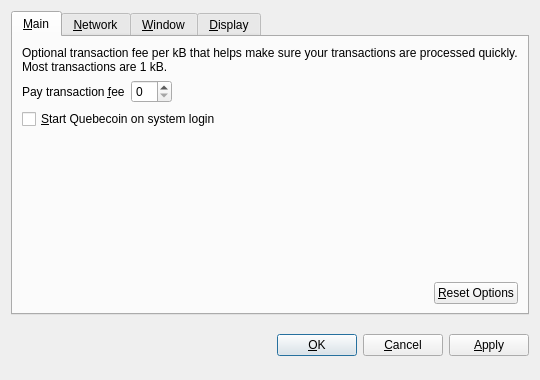
<?xml version="1.0" encoding="UTF-8"?>
<ui version="4.0">
 <class>OptionsDialog</class>
 <widget class="QDialog" name="OptionsDialog">
  <property name="geometry">
   <rect>
    <x>0</x>
    <y>0</y>
    <width>540</width>
    <height>380</height>
   </rect>
  </property>
  <property name="windowTitle">
   <string>Options</string>
  </property>
  <property name="modal">
   <bool>true</bool>
  </property>
  <layout class="QVBoxLayout" name="verticalLayout">
   <item>
    <widget class="QTabWidget" name="tabWidget">
     <property name="tabPosition">
      <enum>QTabWidget::North</enum>
     </property>
     <property name="currentIndex">
      <number>0</number>
     </property>
     <widget class="QWidget" name="tabMain">
      <attribute name="title">
       <string>&amp;Main</string>
      </attribute>
      <layout class="QVBoxLayout" name="verticalLayout_Main">
       <item>
        <widget class="QLabel" name="transactionFeeInfoLabel">
         <property name="text">
          <string>Optional transaction fee per kB that helps make sure your transactions are processed quickly. Most transactions are 1 kB.</string>
         </property>
         <property name="textFormat">
          <enum>Qt::PlainText</enum>
         </property>
         <property name="wordWrap">
          <bool>true</bool>
         </property>
        </widget>
       </item>
       <item>
        <layout class="QHBoxLayout" name="horizontalLayout_1_Main">
         <item>
          <widget class="QLabel" name="transactionFeeLabel">
           <property name="text">
            <string>Pay transaction &amp;fee</string>
           </property>
           <property name="textFormat">
            <enum>Qt::PlainText</enum>
           </property>
           <property name="buddy">
            <cstring>transactionFee</cstring>
           </property>
          </widget>
         </item>
         <item>
          <widget class="BitcoinAmountField" name="transactionFee"/>
         </item>
         <item>
          <spacer name="horizontalSpacer_1_Main">
           <property name="orientation">
            <enum>Qt::Horizontal</enum>
           </property>
           <property name="sizeHint" stdset="0">
            <size>
             <width>40</width>
             <height>20</height>
            </size>
           </property>
          </spacer>
         </item>
        </layout>
       </item>
       <item>
        <widget class="QCheckBox" name="bitcoinAtStartup">
         <property name="toolTip">
          <string>Automatically start Quebecoin after logging in to the system.</string>
         </property>
         <property name="text">
          <string>&amp;Start Quebecoin on system login</string>
         </property>
        </widget>
       </item>
       <item>
        <spacer name="verticalSpacer_Main">
         <property name="orientation">
          <enum>Qt::Vertical</enum>
         </property>
         <property name="sizeHint" stdset="0">
          <size>
           <width>20</width>
           <height>40</height>
          </size>
         </property>
        </spacer>
       </item>
       <item>
        <layout class="QHBoxLayout" name="horizontalLayout_2_Main">
         <item>
          <spacer name="horizontalSpacer_2_Main">
           <property name="orientation">
            <enum>Qt::Horizontal</enum>
           </property>
           <property name="sizeHint" stdset="0">
            <size>
             <width>40</width>
             <height>20</height>
            </size>
           </property>
          </spacer>
         </item>
         <item>
          <widget class="QPushButton" name="resetButton">
           <property name="toolTip">
            <string>Reset all client options to default.</string>
           </property>
           <property name="text">
            <string>&amp;Reset Options</string>
           </property>
           <property name="autoDefault">
            <bool>false</bool>
           </property>
          </widget>
         </item>
        </layout>
       </item>
      </layout>
     </widget>
     <widget class="QWidget" name="tabNetwork">
      <attribute name="title">
       <string>&amp;Network</string>
      </attribute>
      <layout class="QVBoxLayout" name="verticalLayout_Network">
       <item>
        <widget class="QCheckBox" name="mapPortUpnp">
         <property name="toolTip">
          <string>Automatically open the Quebecoin client port on the router. This only works when your router supports UPnP and it is enabled.</string>
         </property>
         <property name="text">
          <string>Map port using &amp;UPnP</string>
         </property>
        </widget>
       </item>
       <item>
        <widget class="QCheckBox" name="connectSocks">
         <property name="toolTip">
          <string>Connect to the Quebecoin network through a SOCKS proxy (e.g. when connecting through Tor).</string>
         </property>
         <property name="text">
          <string>&amp;Connect through SOCKS proxy:</string>
         </property>
        </widget>
       </item>
       <item>
        <layout class="QHBoxLayout" name="horizontalLayout_Network">
         <item>
          <widget class="QLabel" name="proxyIpLabel">
           <property name="text">
            <string>Proxy &amp;IP:</string>
           </property>
           <property name="textFormat">
            <enum>Qt::PlainText</enum>
           </property>
           <property name="buddy">
            <cstring>proxyIp</cstring>
           </property>
          </widget>
         </item>
         <item>
          <widget class="QValidatedLineEdit" name="proxyIp">
           <property name="maximumSize">
            <size>
             <width>140</width>
             <height>16777215</height>
            </size>
           </property>
           <property name="toolTip">
            <string>IP address of the proxy (e.g. 127.0.0.1)</string>
           </property>
          </widget>
         </item>
         <item>
          <widget class="QLabel" name="proxyPortLabel">
           <property name="text">
            <string>&amp;Port:</string>
           </property>
           <property name="textFormat">
            <enum>Qt::PlainText</enum>
           </property>
           <property name="buddy">
            <cstring>proxyPort</cstring>
           </property>
          </widget>
         </item>
         <item>
          <widget class="QLineEdit" name="proxyPort">
           <property name="maximumSize">
            <size>
             <width>55</width>
             <height>16777215</height>
            </size>
           </property>
           <property name="toolTip">
            <string>Port of the proxy (e.g. 9050)</string>
           </property>
          </widget>
         </item>
         <item>
          <widget class="QLabel" name="socksVersionLabel">
           <property name="text">
            <string>SOCKS &amp;Version:</string>
           </property>
           <property name="textFormat">
            <enum>Qt::PlainText</enum>
           </property>
           <property name="buddy">
            <cstring>socksVersion</cstring>
           </property>
          </widget>
         </item>
         <item>
          <widget class="QValueComboBox" name="socksVersion">
           <property name="toolTip">
            <string>SOCKS version of the proxy (e.g. 5)</string>
           </property>
          </widget>
         </item>
         <item>
          <spacer name="horizontalSpacer_Network">
           <property name="orientation">
            <enum>Qt::Horizontal</enum>
           </property>
           <property name="sizeHint" stdset="0">
            <size>
             <width>40</width>
             <height>20</height>
            </size>
           </property>
          </spacer>
         </item>
        </layout>
       </item>
       <item>
        <spacer name="verticalSpacer_Network">
         <property name="orientation">
          <enum>Qt::Vertical</enum>
         </property>
         <property name="sizeHint" stdset="0">
          <size>
           <width>20</width>
           <height>40</height>
          </size>
         </property>
        </spacer>
       </item>
      </layout>
     </widget>
     <widget class="QWidget" name="tabWindow">
      <attribute name="title">
       <string>&amp;Window</string>
      </attribute>
      <layout class="QVBoxLayout" name="verticalLayout_Window">
       <item>
        <widget class="QCheckBox" name="minimizeToTray">
         <property name="toolTip">
          <string>Show only a tray icon after minimizing the window.</string>
         </property>
         <property name="text">
          <string>&amp;Minimize to the tray instead of the taskbar</string>
         </property>
        </widget>
       </item>
       <item>
        <widget class="QCheckBox" name="minimizeOnClose">
         <property name="toolTip">
          <string>Minimize instead of exit the application when the window is closed. When this option is enabled, the application will be closed only after selecting Quit in the menu.</string>
         </property>
         <property name="text">
          <string>M&amp;inimize on close</string>
         </property>
        </widget>
       </item>
       <item>
        <spacer name="verticalSpacer_Window">
         <property name="orientation">
          <enum>Qt::Vertical</enum>
         </property>
         <property name="sizeHint" stdset="0">
          <size>
           <width>20</width>
           <height>40</height>
          </size>
         </property>
        </spacer>
       </item>
      </layout>
     </widget>
     <widget class="QWidget" name="tabDisplay">
      <attribute name="title">
       <string>&amp;Display</string>
      </attribute>
      <layout class="QVBoxLayout" name="verticalLayout_Display">
       <item>
        <layout class="QHBoxLayout" name="horizontalLayout_1_Display">
         <item>
          <widget class="QLabel" name="langLabel">
           <property name="text">
            <string>User Interface &amp;language:</string>
           </property>
           <property name="textFormat">
            <enum>Qt::PlainText</enum>
           </property>
           <property name="buddy">
            <cstring>lang</cstring>
           </property>
          </widget>
         </item>
         <item>
          <widget class="QValueComboBox" name="lang">
           <property name="toolTip">
            <string>The user interface language can be set here. This setting will take effect after restarting Quebecoin.</string>
           </property>
          </widget>
         </item>
        </layout>
       </item>
       <item>
        <layout class="QHBoxLayout" name="horizontalLayout_2_Display">
         <item>
          <widget class="QLabel" name="unitLabel">
           <property name="text">
            <string>&amp;Unit to show amounts in:</string>
           </property>
           <property name="textFormat">
            <enum>Qt::PlainText</enum>
           </property>
           <property name="buddy">
            <cstring>unit</cstring>
           </property>
          </widget>
         </item>
         <item>
          <widget class="QValueComboBox" name="unit">
           <property name="toolTip">
            <string>Choose the default subdivision unit to show in the interface and when sending coins.</string>
           </property>
          </widget>
         </item>
        </layout>
       </item>
       <item>
        <widget class="QCheckBox" name="displayAddresses">
         <property name="toolTip">
          <string>Whether to show Quebecoin addresses in the transaction list or not.</string>
         </property>
         <property name="text">
          <string>&amp;Display addresses in transaction list</string>
         </property>
        </widget>
       </item>
       <item>
        <widget class="QCheckBox" name="coinControlFeatures">
         <property name="toolTip">
          <string>Whether to show coin control features or not.</string>
         </property>
         <property name="text">
          <string>Display coin &amp;control features (experts only!)</string>
         </property>
        </widget>
       </item>
       <item>
        <spacer name="verticalSpacer_Display">
         <property name="orientation">
          <enum>Qt::Vertical</enum>
         </property>
         <property name="sizeHint" stdset="0">
          <size>
           <width>20</width>
           <height>40</height>
          </size>
         </property>
        </spacer>
       </item>
      </layout>
     </widget>
    </widget>
   </item>
   <item>
    <layout class="QHBoxLayout" name="horizontalLayout_Buttons">
     <item>
      <spacer name="horizontalSpacer_1">
       <property name="orientation">
        <enum>Qt::Horizontal</enum>
       </property>
       <property name="sizeHint" stdset="0">
        <size>
         <width>40</width>
         <height>48</height>
        </size>
       </property>
      </spacer>
     </item>
     <item>
      <widget class="QLabel" name="statusLabel">
       <property name="font">
        <font>
         <weight>75</weight>
         <bold>true</bold>
        </font>
       </property>
       <property name="text">
        <string/>
       </property>
       <property name="textFormat">
        <enum>Qt::PlainText</enum>
       </property>
       <property name="wordWrap">
        <bool>true</bool>
       </property>
      </widget>
     </item>
     <item>
      <spacer name="horizontalSpacer_2">
       <property name="orientation">
        <enum>Qt::Horizontal</enum>
       </property>
       <property name="sizeHint" stdset="0">
        <size>
         <width>40</width>
         <height>48</height>
        </size>
       </property>
      </spacer>
     </item>
     <item>
      <widget class="QPushButton" name="okButton">
       <property name="text">
        <string>&amp;OK</string>
       </property>
      </widget>
     </item>
     <item>
      <widget class="QPushButton" name="cancelButton">
       <property name="text">
        <string>&amp;Cancel</string>
       </property>
       <property name="autoDefault">
        <bool>false</bool>
       </property>
      </widget>
     </item>
     <item>
      <widget class="QPushButton" name="applyButton">
       <property name="text">
        <string>&amp;Apply</string>
       </property>
       <property name="autoDefault">
        <bool>false</bool>
       </property>
      </widget>
     </item>
    </layout>
   </item>
  </layout>
 </widget>
 <customwidgets>
  <customwidget>
   <class>BitcoinAmountField</class>
   <extends>QSpinBox</extends>
   <header>bitcoinamountfield.h</header>
  </customwidget>
  <customwidget>
   <class>QValueComboBox</class>
   <extends>QComboBox</extends>
   <header>qvaluecombobox.h</header>
  </customwidget>
  <customwidget>
   <class>QValidatedLineEdit</class>
   <extends>QLineEdit</extends>
   <header>qvalidatedlineedit.h</header>
  </customwidget>
 </customwidgets>
 <resources/>
 <connections/>
</ui>
